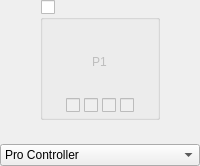
            <widget class="QWidget" name="widgetPlayer1" native="true">
             <layout class="QVBoxLayout" name="verticalLayout_30">
              <property name="spacing">
               <number>5</number>
              </property>
              <property name="leftMargin">
               <number>0</number>
              </property>
              <property name="topMargin">
               <number>0</number>
              </property>
              <property name="rightMargin">
               <number>0</number>
              </property>
              <property name="bottomMargin">
               <number>0</number>
              </property>
              <item alignment="Qt::AlignHCenter">
               <widget class="QGroupBox" name="groupPlayer1Connected">
                <property name="minimumSize">
                 <size>
                  <width>120</width>
                  <height>120</height>
                 </size>
                </property>
                <property name="maximumSize">
                 <size>
                  <width>120</width>
                  <height>120</height>
                 </size>
                </property>
                <property name="title">
                 <string/>
                </property>
                <property name="checkable">
                 <bool>true</bool>
                </property>
                <property name="checked">
                 <bool>false</bool>
                </property>
                <layout class="QVBoxLayout" name="verticalLayout_4" stretch="1,0">
                 <property name="spacing">
                  <number>7</number>
                 </property>
                 <property name="leftMargin">
                  <number>14</number>
                 </property>
                 <property name="topMargin">
                  <number>7</number>
                 </property>
                 <property name="rightMargin">
                  <number>14</number>
                 </property>
                 <property name="bottomMargin">
                  <number>4</number>
                 </property>
                 <item>
                  <widget class="PlayerControlPreview" name="controllerPlayer1">
                   <property name="styleSheet">
                    <string notr="true"/>
                   </property>
                   <layout class="QVBoxLayout" name="verticalLayout_12">
                    <property name="topMargin">
                     <number>16</number>
                    </property>
                    <item alignment="Qt::AlignHCenter|Qt::AlignVCenter">
                     <widget class="QLabel" name="labelPlayer1">
                      <property name="text">
                       <string>P1</string>
                      </property>
                     </widget>
                    </item>
                   </layout>
                  </widget>
                 </item>
                 <item alignment="Qt::AlignHCenter">
                  <widget class="QWidget" name="Player1LEDs" native="true">
                   <property name="enabled">
                    <bool>false</bool>
                   </property>
                   <property name="minimumSize">
                    <size>
                     <width>0</width>
                     <height>10</height>
                    </size>
                   </property>
                   <layout class="QHBoxLayout" name="horizontalLayout_2">
                    <property name="spacing">
                     <number>4</number>
                    </property>
                    <property name="leftMargin">
                     <number>0</number>
                    </property>
                    <property name="topMargin">
                     <number>0</number>
                    </property>
                    <property name="rightMargin">
                     <number>0</number>
                    </property>
                    <property name="bottomMargin">
                     <number>0</number>
                    </property>
                    <item>
                     <widget class="QCheckBox" name="checkboxPlayer1LED1">
                      <property name="layoutDirection">
                       <enum>Qt::LeftToRight</enum>
                      </property>
                     </widget>
                    </item>
                    <item>
                     <widget class="QCheckBox" name="checkboxPlayer1LED2"/>
                    </item>
                    <item>
                     <widget class="QCheckBox" name="checkboxPlayer1LED3"/>
                    </item>
                    <item>
                     <widget class="QCheckBox" name="checkboxPlayer1LED4"/>
                    </item>
                   </layout>
                  </widget>
                 </item>
                </layout>
               </widget>
              </item>
              <item>
               <widget class="QWidget" name="Player1Explain" native="true">
                <property name="minimumSize">
                 <size>
                  <width>0</width>
                  <height>10</height>
                 </size>
                </property>
                <property name="maximumSize">
                 <size>
                  <width>150</width>
                  <height>16777215</height>
                 </size>
                </property>
                <layout class="QVBoxLayout" name="verticalLayout_36">
                 <property name="spacing">
                  <number>0</number>
                 </property>
                 <property name="leftMargin">
                  <number>0</number>
                 </property>
                 <property name="topMargin">
                  <number>0</number>
                 </property>
                 <property name="rightMargin">
                  <number>0</number>
                 </property>
                 <property name="bottomMargin">
                  <number>0</number>
                 </property>
                 <item>
                  <widget class="QLabel" name="labelPlayer1Explain">
                   <property name="alignment">
                    <set>Qt::AlignCenter</set>
                   </property>
                  </widget>
                 </item>
                </layout>
               </widget>
              </item>
              <item>
               <widget class="QComboBox" name="comboPlayer1Emulated">
                <item>
                 <property name="text">
                  <string>Pro Controller</string>
                 </property>
                </item>
                <item>
                 <property name="text">
                  <string>Joy-Con 2 Pair</string>
                 </property>
                </item>
                <item>
                 <property name="text">
                  <string>Joy-Con 2 (L)</string>
                 </property>
                </item>
                <item>
                 <property name="text">
                  <string>Joy-Con 2 (R)</string>
                 </property>
                </item>
                <item>
                 <property name="text">
                  <string>Handheld</string>
                 </property>
                </item>
               </widget>
              </item>
             </layout>
            </widget>
